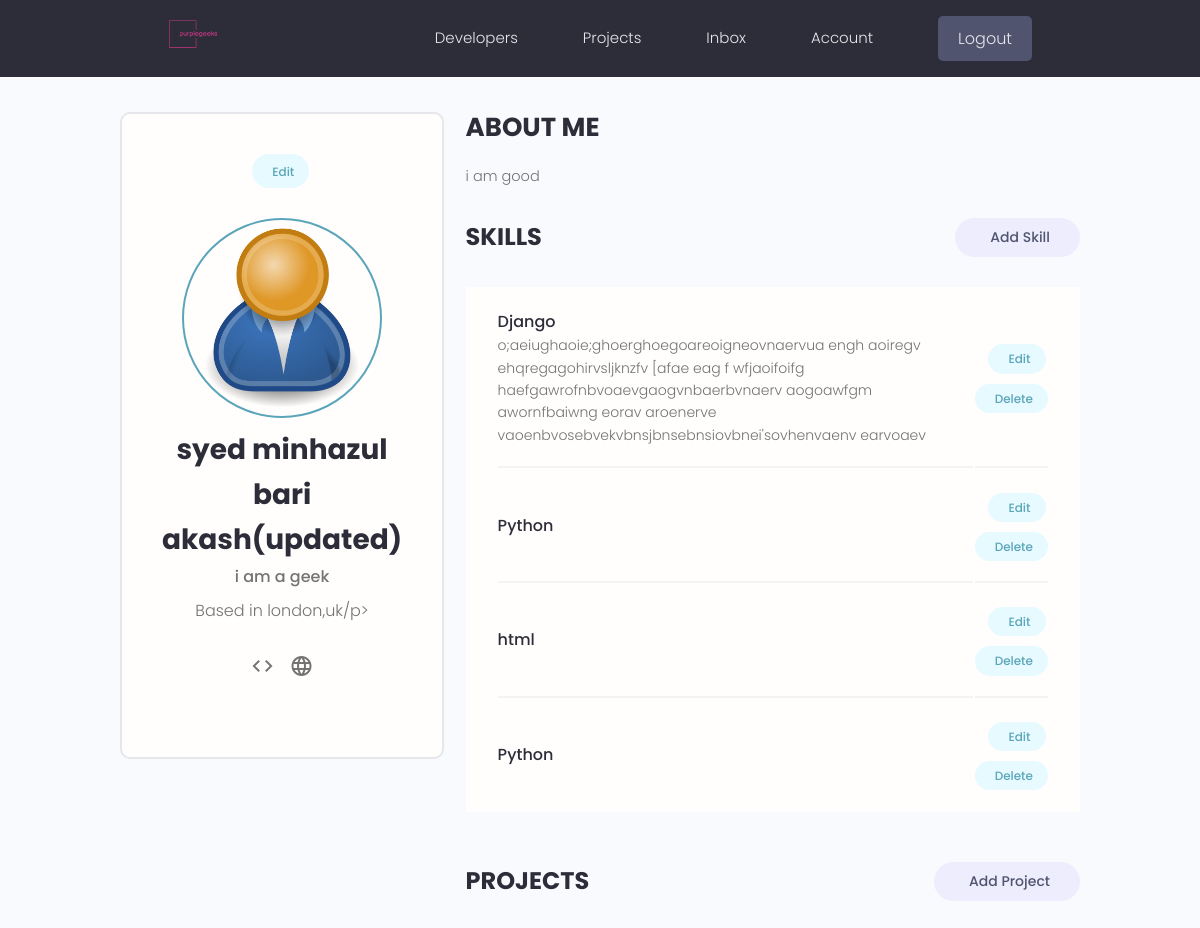
Page /account/ (signed in) on the earlier database version.
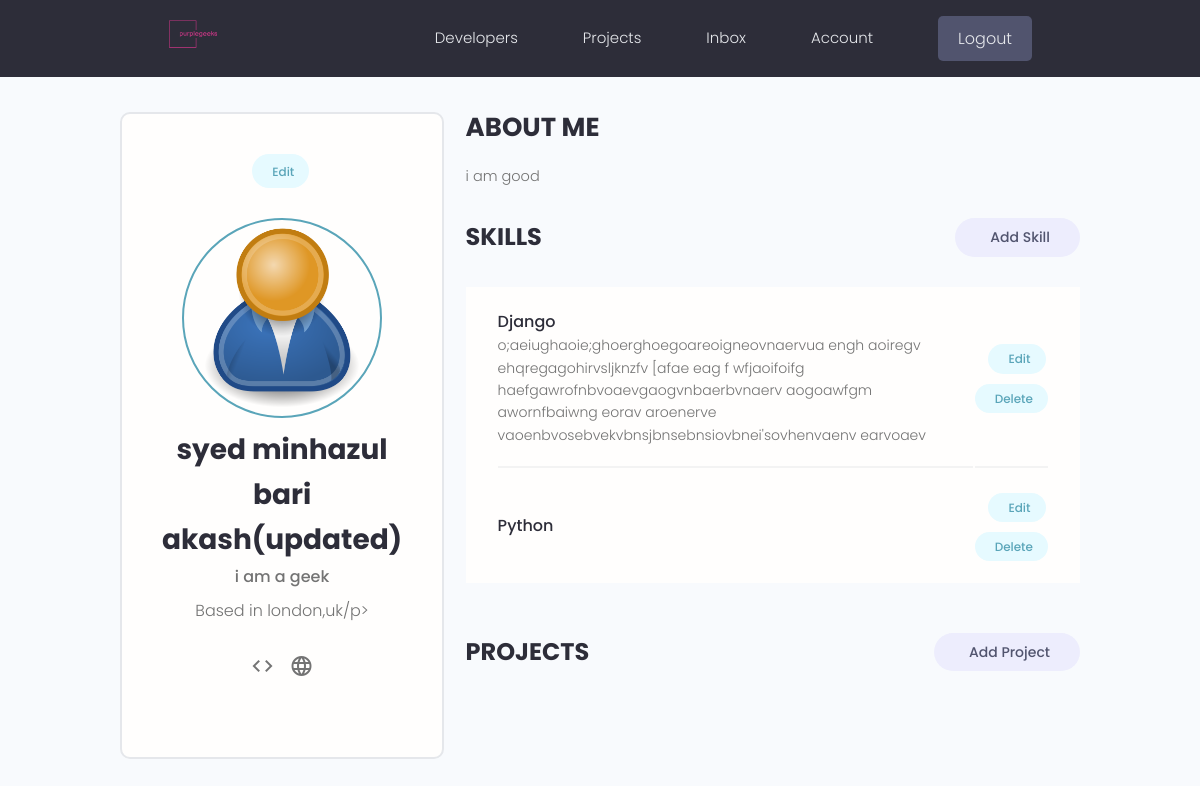
Same page on the later database version.
### users/models.py (models this page shows, shortened)
class Skill(models.Model):
    owner = models.ForeignKey(Profile, on_delete=models.CASCADE, null = True, blank=True)
    name = models.CharField(max_length=200, blank=True, null = True)
    description = models.TextField(null=True, blank=True)
    created = models.DateTimeField(auto_now_add=True)
    id = models.UUIDField(default=uuid.uuid4, unique=True, primary_key=True, editable=False)

### users/views.py (the view)
# urls.py: path('account/',views.userAccount, name="account"),
@login_required(login_url='login')
def userAccount(request):
    profile = request.user.profile
    skills = profile.skill_set.all()
    projects = profile.project_set.all()
    context = {'profile':profile, 'skills':skills}
    return render(request, 'users/account.html', context)

### users/templates/users/account.html (shortened to what this page needs)
{% extends 'main.html'%}
{% block content %}
  <main class="settingsPage profile my-md">
    <div class="container">
      <div class="layout">
        <div class="column column--1of3">
          <div class="card text-center">
            <div class="card__body dev">
              <a class="tag tag--pill tag--main settings__btn" href="{% url 'edit-account' %}"> Edit</a>
              <img class="avatar avatar--xl dev__avatar" src="{{profile.profile_image.url}}" />
              <h2 class="dev__name">{{profile.name}}</h2>
              <p class="dev__title"> {{profile.short_intro}} </p>
              <p class="dev__location">Based in {{profile.location}}/p>
                <ul class="dev__social">
                  {% if profile.social_github %}
                  <li>
                    <a title="Github" href="{{profile.social_github}}" target="_blank"><span class="material-icons">code</span></a>
                  </li>
                  {% endif %}
                  {% if profile.social_website %}
                  <li>
                    <a title="Personal Website" href="{{profile.social_website}}" target="_blank"><span class="material-icons">language</span></a>
                  </li>
                  {% endif %}
                </ul>
            </div>
          </div>
        </div>
        <div class="column column--2of3">
          <div class="devInfo">
            <h3 class="devInfo__title">About Me</h3>
            <p class="devInfo__about"> {{profile.bio}} </p>
          </div>
          <div class="settings">
            <h3 class="settings__title">Skills</h3>
            <a class="tag tag--pill tag--sub settings__btn tag--lg" href="{% url 'create-skill' %}"> Add Skill</a>
          </div>
          <table class="settings__table">
            {% for skill in skills %}
            <tr>
              <td class="settings__tableInfo">
                <h4>{{skill.name}}</h4>
                <p>{{skill.description}} </p>
              </td>
              <td class="settings__tableActions">
                <a class="tag tag--pill tag--main settings__btn" href="{% url 'update-skill' skill.id %}"> Edit</a>
                <a class="tag tag--pill tag--main settings__btn" href="{% url 'delete-skill' skill.id %}?next=/account"> Delete</a>
              </td>
            </tr>
            {% endfor %}
          </table>
          <div class="settings">
            <h3 class="settings__title">Projects</h3>
            <a class="tag tag--pill tag--sub settings__btn tag--lg" href="{% url 'create-project' %}"> Add Project</a>
          </div>
        </div>
      </div>
    </div>
  </main>
  {% endblock %}

Differences in the rows shown:
removed Skill: name "html"
removed Skill: name "Python"
